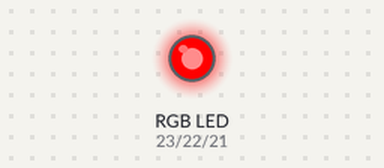
This sketch was run on a simulated Arduino Mega 2560, built with avr-gcc and run on an emulated ATmega2560. Shown: an RGB LED mixed from three pins (HIGH = lit).

Above: at 1.0 s.
At 3.0 s:
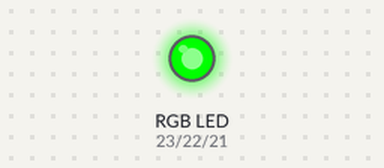
At 5.0 s:
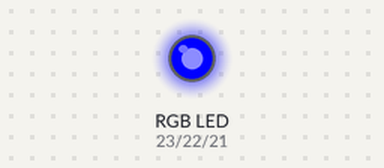
At 7.0 s:
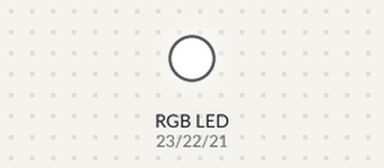
Timing chart, 0 to 10.4 s (numbered marks = the images above):
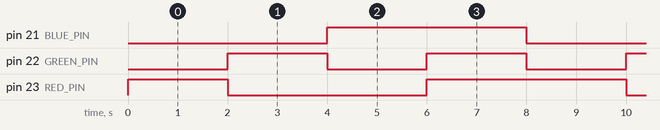

The sketch:

RGB_LED.ino
```cpp
// Definir los pines para cada color del LED RGB
#define RED_PIN   23
#define GREEN_PIN 22
#define BLUE_PIN  21

void setup() {
  // Configurar los pines del LED RGB como salida
  pinMode(RED_PIN, OUTPUT);
  pinMode(GREEN_PIN, OUTPUT);
  pinMode(BLUE_PIN, OUTPUT);

  // Inicializar los pines del LED RGB en un estado apagado
  digitalWrite(RED_PIN, LOW);
  digitalWrite(GREEN_PIN, LOW);
  digitalWrite(BLUE_PIN, LOW);
}

void loop() {
  // Encender el LED de color rojo durante 2 segundos
  digitalWrite(RED_PIN, HIGH);
  digitalWrite(GREEN_PIN, LOW);
  digitalWrite(BLUE_PIN, LOW);
  delay(2000);

  // Encender el LED de color verde durante 2 segundos
  digitalWrite(RED_PIN, LOW);
  digitalWrite(GREEN_PIN, HIGH);
  digitalWrite(BLUE_PIN, LOW);
  delay(2000);

  // Encender el LED de color azul durante 2 segundos
  digitalWrite(RED_PIN, LOW);
  digitalWrite(GREEN_PIN, LOW);
  digitalWrite(BLUE_PIN, HIGH);
  delay(2000);

  // Encender el LED de color blanco durante 2 segundos
  digitalWrite(RED_PIN, HIGH);
  digitalWrite(GREEN_PIN, HIGH);
  digitalWrite(BLUE_PIN, HIGH);
  delay(2000);
}
```

Measured:
- by itself, pin 21 (BLUE_PIN): alternates HIGH for 4.0 s and LOW for 4.0 s
- by itself, pin 22 (GREEN_PIN): alternates HIGH for 2.0 s and LOW for 2.0 s
- by itself, pin 23 (RED_PIN): repeats every 8.0 s: LOW 4.0 s, HIGH 4.0 s
